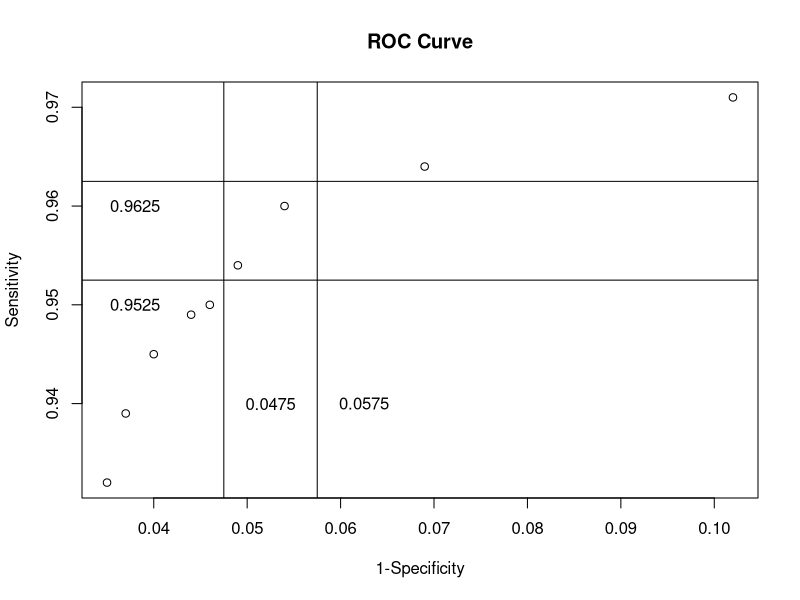

The R script that drew this image:
# Cotinine Level (ng/ml)
cl <- c(5,7,9,11,13,14,15,17,19)

# Sensitivity
sensitivity <- c(0.971, 0.964, 0.960, 0.954, 0.950, 0.949, 0.945, 0.939, 0.932)

# Specificity
specificity <- c(0.898, 0.931, 0.946, 0.951, 0.954, 0.956, 0.960, 0.963, 0.965)
omspec <- 1-specificity
omspec

# Plot the points
rocplot = plot(omspec,sensitivity, xlab = '1-Specificity',
               ylab = 'Sensitivity', main = 'ROC Curve')
abline(h = 0.9625, v = 0.0575)
abline(h = 0.9525, v = 0.0475)
text(0.038,0.95,"0.9525")
text(0.038,0.96,"0.9625")
text(0.0525,0.94,"0.0475")
text(0.0625,0.94,"0.0575")